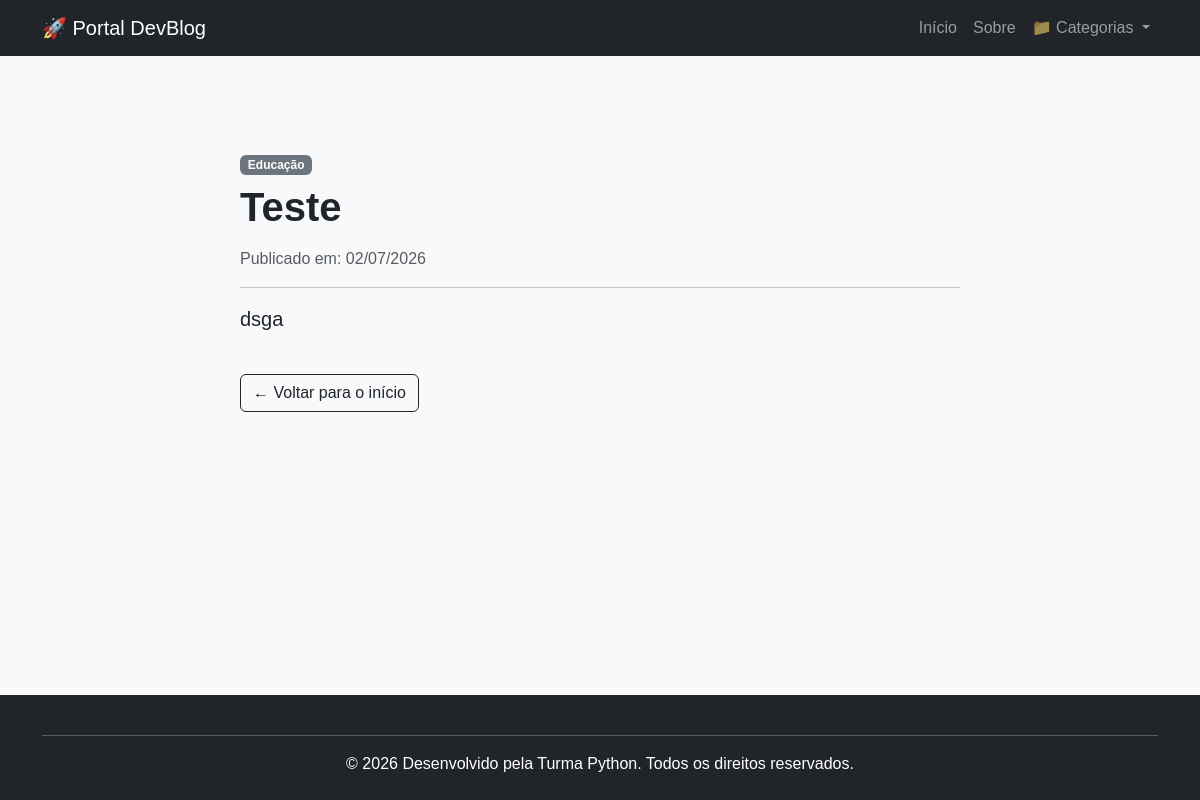
/noticia/6/, run on the app's committed database.
### blog/models.py (models this page shows, shortened)
class Artigo(models.Model):
    titulo = models.CharField(max_length=200)
    conteudo = models.TextField()
    data_publicacao = models.DateTimeField(auto_now_add=True)
    categoria = models.ForeignKey(Categoria, on_delete=models.CASCADE)
    autor = models.CharField(max_length=50, default="Admin")

class Categoria(models.Model):
    nome = models.CharField(max_length=100)

### blog/views.py (the view)
# urls.py: path('noticia/<int:id>/', views.detalhe_noticia, name='detalhe_noticia')
def detalhe_noticia(request, id):
    noticia = get_object_or_404(Artigo, id=id)
    lista_categorias = Categoria.objects.all()
    context = {
        'noticia': noticia,
        'lista_categorias': lista_categorias,
    }
    return render(request, 'blog/detalhe.html', context)

### blog/templates/blog/detalhe.html (shortened to what this page needs)
{% extends 'blog/base.html' %}
{% block content %}
<div class="container my-5">
    <div class="row justify-content-center">
        <div class="col-md-8">
            <span class="badge bg-secondary mb-2">{{ noticia.categoria.nome }}</span>
            <h1 class="fw-bold mb-3">{{ noticia.titulo }}</h1>
            <p class="text-muted">Publicado em: {{ noticia.data_publicacao|date:"d/m/Y" }}</p>
            <hr>
            <div class="fs-5 lh-base text-justify">
                {{ noticia.conteudo|linebreaks }}
            </div>
            <a href="{% url 'home' %}" class="btn btn-outline-dark mt-4">← Voltar para o início</a>
        </div>
    </div>
</div>
{% endblock %}

### blog/static/blog/css/style.css (style rules this page uses)
body { background-color: #f0f8ff; font-family: Arial, sans-serif; }

### data on the page
Artigo: categoria.nome "Educação", titulo "Teste", data_publicacao "02/07/2026", conteudo "dsga"
